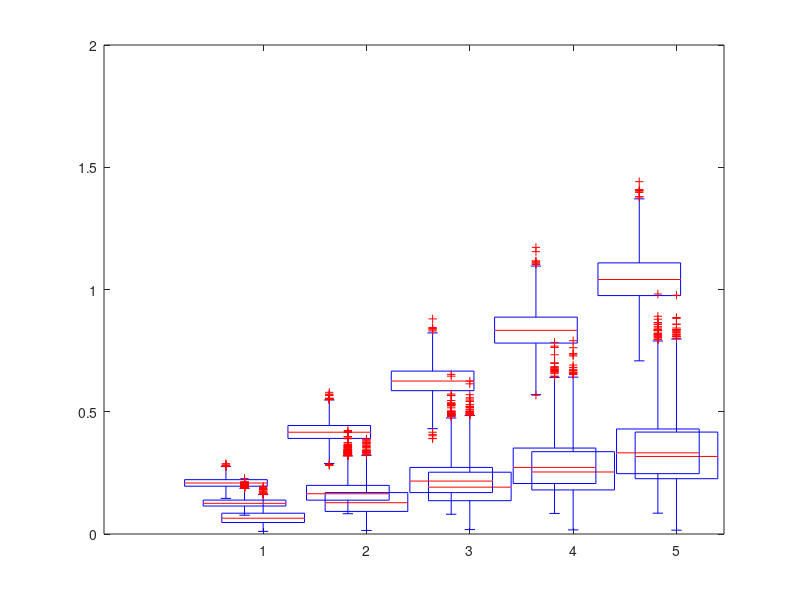

MATLAB code to generate this figure: (Note: this script raises an error after producing the figure.)

clear;clc;close all;
load data2;
cc=real(cmds);ww=real(wmds);gg=real(gps);

c=[cc(:,5),cc(:,4),cc(:,3),cc(:,2),cc(:,1);];
w=[ww(:,5),ww(:,4),ww(:,3),ww(:,2),ww(:,1);];
g=[gg(:,5),gg(:,4),gg(:,3),gg(:,2),gg(:,1);];

Jan_O=g(:,1);Feb_O=g(:,2);Mar_O=g(:,3);Apr_O=g(:,4);May_O=g(:,5);
%Jun_O=g(:,6);Jul_O=g(:,7);Aug_0=g(:,8);
Temp_O = [Jan_O, Feb_O, Mar_O, Apr_O, May_O];
position_O = 1.18:1:5.18; 
% Define position for 12 Month_O boxplots 
box_O = boxplot(Temp_O,'colors','r','positions',position_O,'width',0.16,'sym',' ','whisker',2);hold on;
set(gca,'XTickLabel',{' '})  % Erase xlabels  
hold on  % Keep the Month_O boxplots on figure overlap the Month_S boxplots  

Jan_Z=w(:,1);Feb_Z=w(:,2);Mar_Z=w(:,3);Apr_Z=w(:,4);May_Z=w(:,5);
%Jun_Z=w(:,6);Jul_Z=w(:,7);Aug_Z=w(:,8);
Temp_Z = [Jan_Z, Feb_Z, Mar_Z, Apr_Z, May_Z];
position_Z = 1.54:1:5.54;  % Define position for 12 Month_S boxplots 
box_Z = boxplot(Temp_Z,'colors','b','positions',position_Z,'width',0.16,'sym',' ','whisker',2);  

Jan_S=c(:,1);Feb_S=c(:,2);Mar_S=c(:,3);Apr_S=c(:,4);May_S=c(:,5);
%Jun_S=c(:,6);Jul_S=c(:,7);Aug_S=c(:,8);
Temp_S = [Jan_S, Feb_S, Mar_S, Apr_S, May_S];
position_S = 1.36:1:5.36;  % Define position for 12 Month_S boxplots 
box_S = boxplot(Temp_S,'colors','g','positions',position_S,'width',0.16,'sym',' ','whisker',2);

% legend('MDS-MAP','MDS-MAP(P)','SMDS','SMDS(P)','GPS');
box_vars=findall(gca,'Tag','Box');
hLegend = legend(box_vars([15,1,10]), {'GPS','Classical MDS','Optimized MDS'});

xlabel('$3\sigma_{g}$(m)','interpreter','latex','fontsize',16);% M
ylabel('Error (m)');
set(gca,'XLim',[0.8 6]);
set(gca,'YLim',[0 1]);

